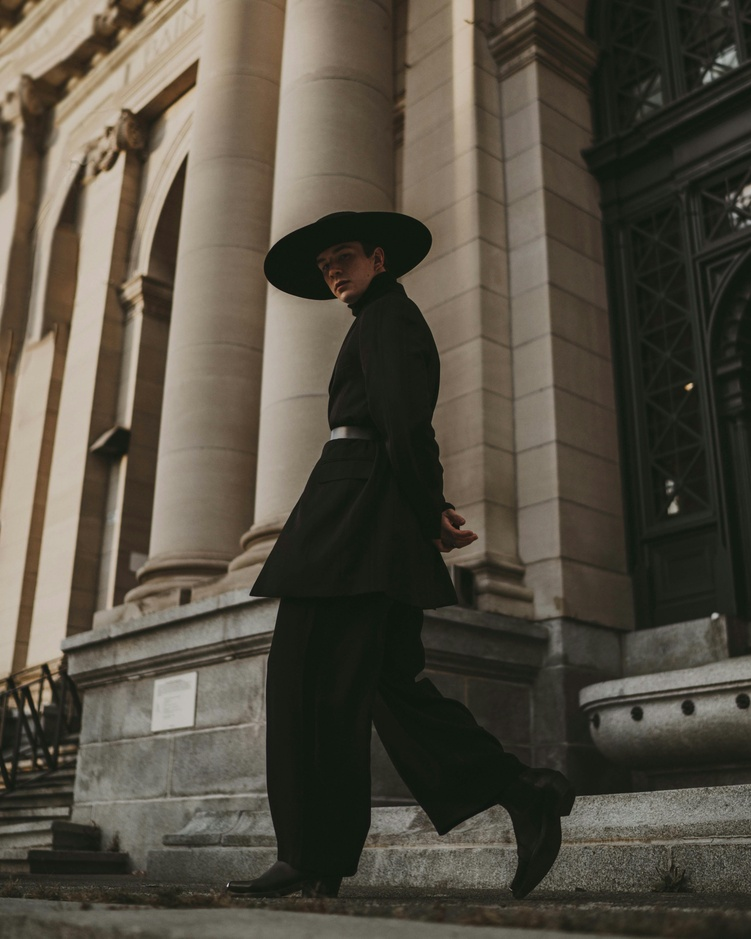
#> input picture ptu/v05_data_aug/input.jpg, 751 x 939 px, shrunk from 4998 x 6247 before the run, found by its file name
$ python v05_2_cv2.py
#> lines starting #> are read from the running program, lines starting #| are printed output that depends on the picture
import cv2
import matplotlib.pyplot as plt

# 1. 이미지 로드
img = cv2.imread("v05_data_aug/input.jpg")
#> img is the input picture: shape (939, 751, 3); mean B, G, R 66.6, 78.6, 84.5

# 2. 이미지 전처리
# 2-1. 이미지 전처리(수평 반전)
img_flipped = cv2.flip(img, 1)
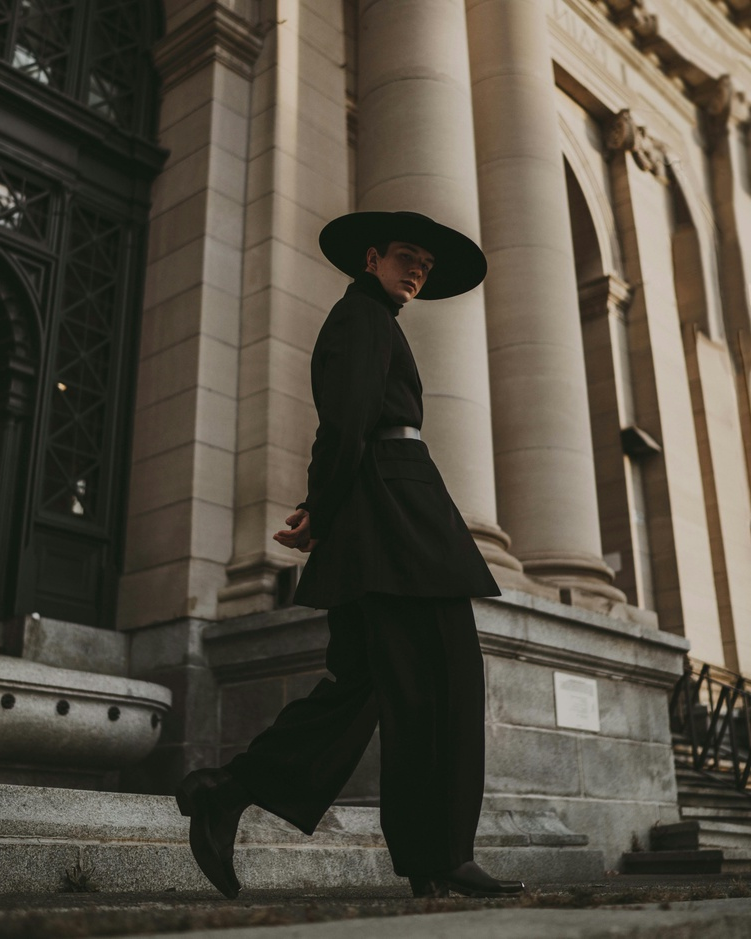
#> img_flipped: shape (939, 751, 3); mean B, G, R 66.6, 78.6, 84.5
# 1=수평, 0=수직, -1=수평+수직

# 2-2. 이미지 전처리(자유롭게)
# 2-3. 이미지 전처리(자유롭게)

# 3. 이미지 시각화
fig, ax = plt.subplots(2,2, figsize=(10,5))
# 3-1. 원본 이미지
ax[0,0].imshow(cv2.cvtColor(img, cv2.COLOR_BGR2RGB))
ax[0,0].axis('off')
ax[0,0].set_title("Original")

# 3-2. 수평 반전 이미지
ax[0,1].imshow(cv2.cvtColor(img_flipped, cv2.COLOR_BGR2RGB))
ax[0,1].axis('off')
ax[0,1].set_title("Flip")

# 3-3. + 전처리 이미지
# 3-4. + 전처리 이미지

plt.show()
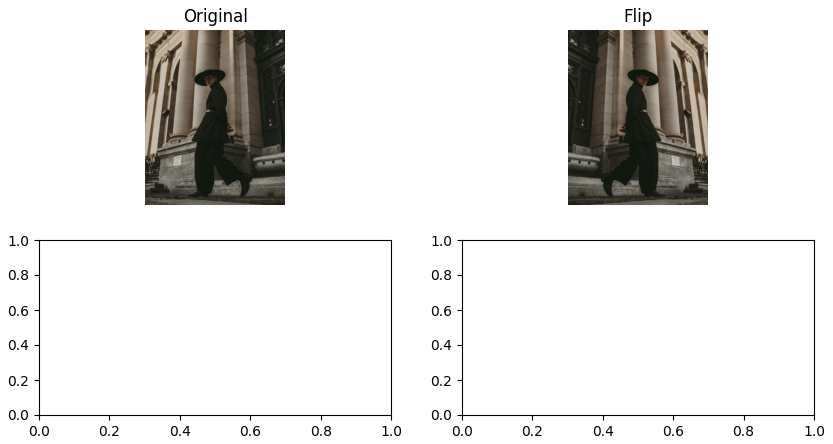
#> figure drawn by matplotlib, 2 panels

# 4. 이미지 저장
cv2.imwrite("./img_flipped.jpg", img_flipped)
cv2.imwrite("./.jpg", "???")
cv2.imwrite("./.jpg", "???")
print("이미지 저장 완료")
